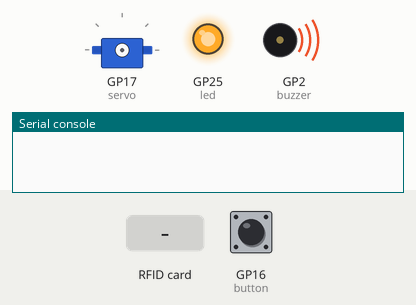
Simulated run of this program. Board: Raspberry Pi Pico running MicroPython. On the bench: servo, output pins drawn as LEDs (lit = HIGH), buzzer (waves = sounding, pin HIGH), the last lines printed to the serial console. Inputs (shaded band) come from the test bench; at power-on: GP16 (button) HIGH. Servo angles are drawn from the pulse width (0.5 ms = 0°, 2.5 ms = 180°).

Above: at 0.1 s.
At 1.8 s:
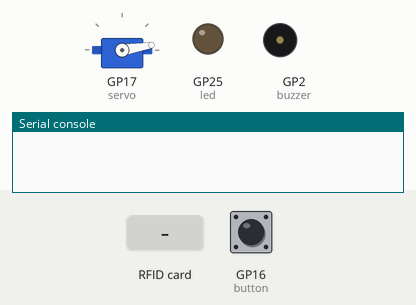
1.9 s: RFID card 5E 7A 19 C4 held to the reader
At 2.05 s:
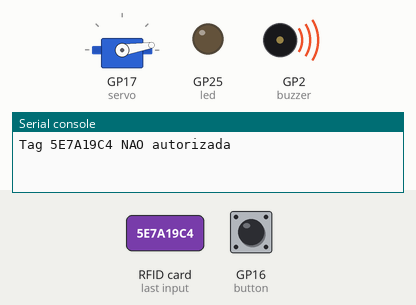
Timing chart, 0 to 4.9 s (numbered marks = the images above; inputs shaded):
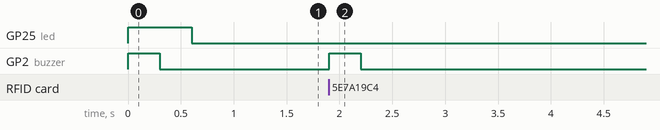

Measured:
- after the input at 1.9 s, GP2 (buzzer): LOW → HIGH at once, → LOW 0.30 s later

The program:

rfid125_mpython.py
```python
# Exemplo do leitor RFID 125kHz
from machine import Pin,PWM,UART
from time import sleep, ticks_ms, ticks_add, ticks_diff

def time_ms():
    return ticks_ms()

# Classe para tratar o buzzer
class Buzzer:
    def __init__(self, pin):
        self.pinBuzzer = Pin(pin, Pin.OUT)
        self.pinBuzzer.off()

    def beep(self):
        self.pinBuzzer.on()
        sleep(.3)
        self.pinBuzzer.off()

# Classe para tratar o botao
class Button:
    def __init__(self, pin, debounce=20):
        self.pinButton = Pin(pin, Pin.IN, Pin.PULL_UP)
        self.pressed = False
        self.debounce = debounce
        self.last = self.pinButton.value()
        self.lastTime = time_ms()

    def released(self):
        val = self.pinButton.value()
        if val != self.last:
            # leitura mudou
            self.last = val
            self.lastTime = time_ms()
        elif (val == 0) != self.pressed:
            dif = ticks_diff(time_ms(),self.lastTime)
            if dif > self.debounce:
                # atualiza estado do botao
                self.pressed = val == 0
                return not self.pressed
        return False

# Classe para tratar o servo
class Servo:
    def __init__(self, pin, tempo0=0.6, tempo180=2.4):
        self.pwmServo = PWM(Pin(pin, Pin.OUT))
        self.pwmServo.freq(50)
        self.pwmServo.duty_u16(0)
        self.tempo0 = tempo0
        self.tempo180 = tempo180

    def pos(self, angulo):
        tempo = self.tempo0+(self.tempo180-self.tempo0)*angulo/180
        val = tempo * 65535/20
        self.pwmServo.duty_u16(int(val))
        sleep(0.3)
        self.pwmServo.duty_u16(0)

# Classe para ler tags
class RFID:
    def __init__(self, id, pin):
        self.uart = UART(id, tx=None, rx=Pin(pin), baudrate=9600, bits=8, parity=None, stop=1)
        self.last = ''
        self.last_read = 0
        self.bufRx = bytearray(14)
        self.pos = 0

    def read(self):
        if self.uart.any() == 0:
            ellapsed = ticks_diff(time_ms(), self.last_read)
            if (self.last != '') and (ellapsed > 1000):
                # Muito tempo sem ler, esquece tag anterior
                self.last = ''
            return None
        rx = self.uart.read(1)
        if rx == None:
            return None
        c = rx[0]
        if self.pos==0 and c!=0x02:
            return None
        self.bufRx[self.pos] = c
        self.pos = self.pos+1
        if self.pos == 14:
            self.pos = 0
            if c == 0x03:
                # recebeu mensagem completa
                self.last_read = time_ms()
                crc = 0
                for i in range(1,13,2):
                    x = self.bufRx[i:i+2].decode()
                    crc = crc ^ int(x,16)
                if crc == 0:
                    tag = self.bufRx[3:11].decode()
                    if tag != self.last:
                        self.last = tag
                        return tag
        return None

# Cria os nossos objetos
led = Pin(25, Pin.OUT)
buzzer = Buzzer(2)
button = Button(16)
servo = Servo(17)
rfid = RFID(0,13)

# Pisca o LED, "fecha a porta" e dá um beep
led.on()
buzzer.beep()
servo.pos(0)
led.off()

# Laco principal
autorized = set()
cadastro = False
fechar = None
while True:
    if (fechar != None) and (ticks_diff(time_ms(), fechar) > 0):
        servo.pos(0)
        fechar = None
    if button.released():
        # apertou e soltou o botão
        cadastro = True
    tag = rfid.read()
    if tag != None:
        if cadastro:
            if tag in autorized:
                print ('Tag {} ja estava cadastrada'.format(tag))
            else:
                led.on()
                autorized.add(tag)
                print ('Tag {} cadastrada'.format(tag))
                sleep(0.3)
                led.off()
            cadastro = False
        else:
            if tag in autorized:
                print ('Tag {} autorizada'.format(tag))
                servo.pos(180) # abre a porta
                fechar = ticks_add(time_ms(), 3000)
            else:
                print ('Tag {} NAO autorizada'.format(tag))
                buzzer.beep()
```
